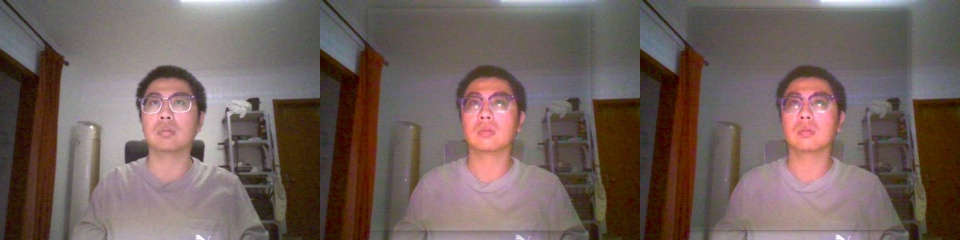
#> input picture tempIMG/ab_lab_compare.jpg, 960 x 240 px; its folder holds only this picture in this run
$ python -i camera_pipeline.py   (imports and definitions only)   (older library calls are emulated)
#> lines starting #> are read from the running program, lines starting #| are printed output that depends on the picture
#> further down, picture is the input picture: shape (240, 960, 3); mean B, G, R 91.8, 96.3, 113.2
"""camera_pipeline.py — RGB + IR 采集 / 暗场校准 / 配准 / 融合 引擎
================================================================
GUI（ir_fusion_app）、WebUI（camera_webui）、CLI（camctl）三者共用这一份实现，
避免"三个前端三套逻辑"。

职责
----
* ``RgbWorker`` / ``IrWorker`` —— 两路采集团线程（RGB 走 OpenCV/DSHOW，IR 走 Media Foundation）
* ``CameraSession``  —— 会话：参数、最新画面、各视图合成（融合/差分/伪彩/并排…）
* 图像算子          —— ``stretch`` / ``warp_ir`` / ``fuse_lab`` / ``inject_detail`` / ``auto_align``
* ``DarkField``      —— 暗场（遮住镜头）校准：固定图案噪声、热噪点、偏置

关于码流（codec）的实测结论 —— 见 docs/08
-----------------------------------------
单路开流时两者都能上 30fps，YUY2 画质更好：

===================  ==========  ==========
指标                  YUY2        MJPG
===================  ==========  ==========
梯度能量(锐度)        192.4       165.0
色度细节              3.35        3.12
高频块噪声            0.497       0.565
===================  ==========  ==========

但**两路同开**时 USB 带宽打架：RGB 用 YUY2 会从 30fps 崩到 **1.3fps**（拿到的
基本是黑帧），换 MJPG 后 RGB 15fps + IR 31fps 稳定。所以：

* 只用 RGB（IR 关掉）→ ``codec="yuy2"``（画质优先）
* RGB + IR 同时 → ``codec="mjpg"``（否则不可用）
* ``codec="auto"`` → 按 IR 是否启用来决定
"""
from __future__ import annotations

import json
import sys
import threading
import time
from collections import deque
from pathlib import Path
from typing import Optional

import cv2
import numpy as np

# 本机实测标定的默认配准（IR 340x340 → RGB 640x480）
DEFAULT_SCALE = 1.300
DEFAULT_TX = 98.0
DEFAULT_TY = 18.0

CALIB_DIR = Path(__file__).resolve().parent / "calib"


# ═══════════════════════════════════════════════════════════════
# 图像算子
# ═══════════════════════════════════════════════════════════════
# [57 lines left out: functions stretch, affine, warp_ir, fuse_lab, inject_detail, not called in this run]


def grad_mag(img: np.ndarray) -> np.ndarray:
    g = cv2.GaussianBlur(img, (0, 0), 1.2)
    gx = cv2.Sobel(g, cv2.CV_32F, 1, 0, ksize=3)
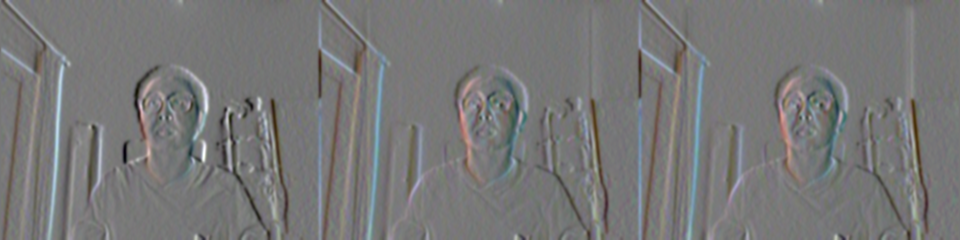
#> gx: shape (240, 960, 3) float32; mean B, G, R -0.2, -0.1, 0; drawn with min black and max white
    gy = cv2.Sobel(g, cv2.CV_32F, 0, 1, ksize=3)
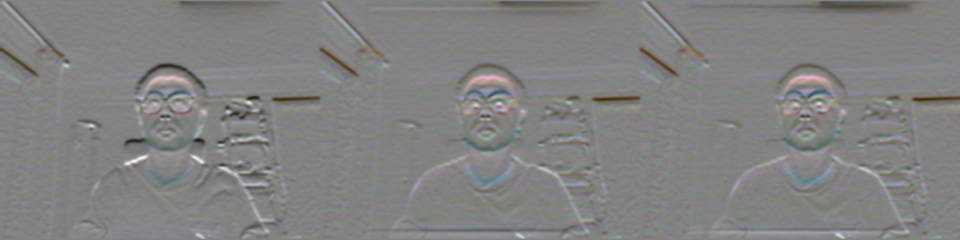
#> gy: shape (240, 960, 3) float32; mean B, G, R -1.3, -1.1, -0.6; drawn with min black and max white
    return cv2.GaussianBlur(np.sqrt(gx * gx + gy * gy), (0, 0), 1.5)
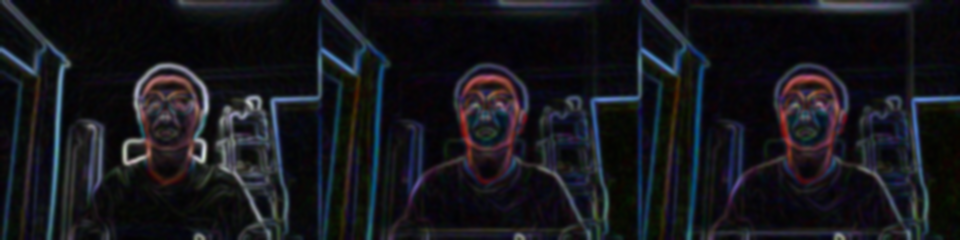
#> returned value: shape (240, 960, 3) float32; mean of channels 0, 1, 2 28.5, 23.3, 22.8; drawn as B, G, R


# [94 lines left out: functions auto_align, illum_diff, measure_illuminator, wavelength_verdict, not called in this run]


# ═══════════════════════════════════════════════════════════════
# 暗场校准
# ═══════════════════════════════════════════════════════════════
class DarkNotCovered(RuntimeError):
    """镜头没遮住，暗场校准拿到的还是画面。"""


class DarkField:
    """暗场（遮住镜头拍的）—— 固定图案噪声 + 偏置 + 热噪点。

    原理：像素级 ``暗帧`` 包含读出偏置、放大器偏置、固定图案噪声(FPN)和热噪点，
    这些与场景无关，直接减掉即可提高暗部信噪比、消掉固定花纹。
    ``out = clip(frame - dark, 0, 255)``
    """

    HOT_SIGMA = 6.0        # 超过 均值+N*std 的像素判为热噪点

    # [46 lines left out: functions __init__, capture, apply, not called in this run]

    @property
    def ready(self) -> bool:
        return self.dark is not None

    # ---- 存取 ----
    # [33 lines left out: functions save, load, __repr__, fourcc_name, not called in this run]


class RgbWorker(threading.Thread):
    """OpenCV/DirectShow 采 RGB。

    ``codec``：``"yuy2"``（画质优先，仅单路可用）/ ``"mjpg"``（与 IR 同开时必需）。
    """

    # [56 lines left out: functions __init__, run, stop, not called in this run]


class IrWorker(threading.Thread):
    """Media Foundation 采 IR；按亮度把最近几帧分成"补光/无补光"两组保存。

    这样 ``diff()`` 拿到的一定是**不同相位**的两帧 —— 用 ``prefer="bright"``
    连续取两张会得到两张都亮的帧，相减就是噪点/边缘，那是错的。
    """

    # [66 lines left out: functions __init__, frame, run, stop, diff, led_stats, not called in this run]


MODES = ("fuse", "detail", "rgb", "ir", "ircolor", "diff", "side")


# ═══════════════════════════════════════════════════════════════
# 会话
# ═══════════════════════════════════════════════════════════════
class CameraSession:
    """RGB + IR 会话：参数、采集线程、各视图合成。供 GUI / WebUI / CLI 共用。"""

    # [105 lines left out: functions __init__, start, stop, wait_ready, restart_rgb, set_ir_enabled and 1 more, not called in this run]

    def get_params(self) -> dict:
        return dict(self.params)

    # ---- 视图合成 ----
    # [129 lines left out: functions compose, do_align, calibrate_dark, clear_dark, save, not called in this run]

>>> import cv2
>>> picture = cv2.imread('tempIMG/ab_lab_compare.jpg')
>>> result = grad_mag(picture)

$ run again, on tempIMG/frame_ir_20260914_0257.jpg
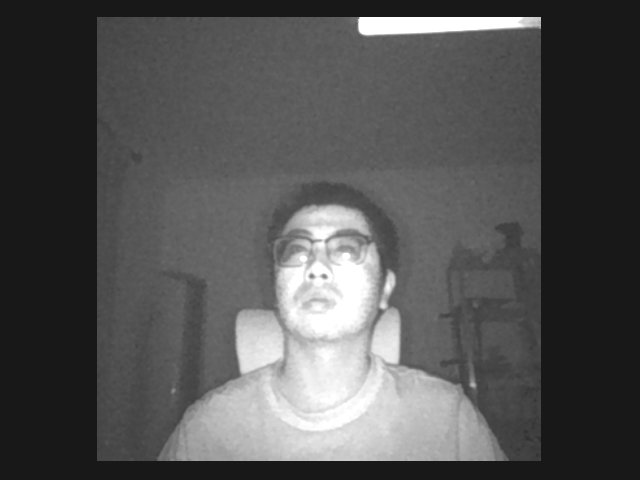
#> input picture tempIMG/frame_ir_20260914_0257.jpg, 640 x 480 px
#> picture is the input picture: shape (480, 640, 3); min 14, max 255, mean 82.9
#> in grad_mag, `gy = cv2.Sobel(g, cv2.CV_32F, 0, 1, ksize=3)`:
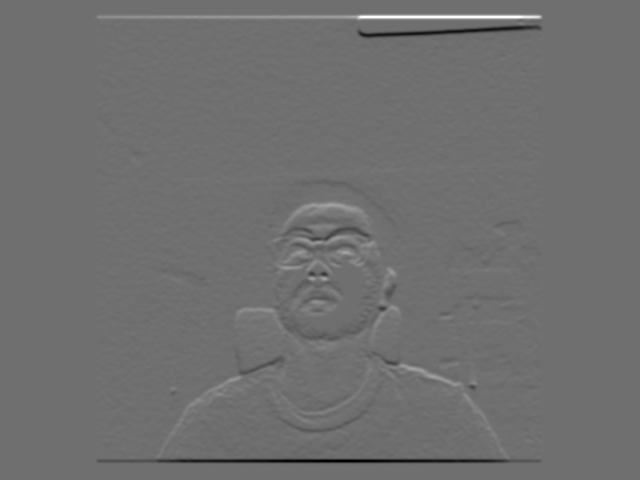
#> gy: shape (480, 640, 3) float32; min -412, max 528, mean 0; drawn with min black and max white
#> in grad_mag, `return cv2.GaussianBlur(np.sqrt(gx * gx + gy * gy), (0, 0), 1.5)`:
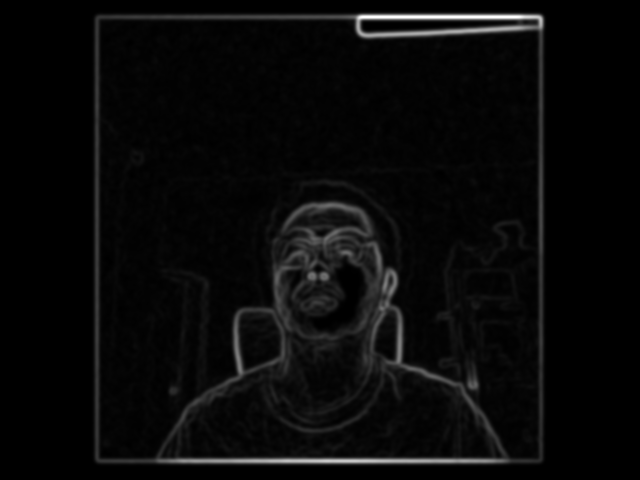
#> returned value: shape (480, 640, 3) float32; min 0, max 359.8, mean 13.4; drawn with min black and max white

$ run again, on tempIMG/frame_rgb_20260914_0257.jpg
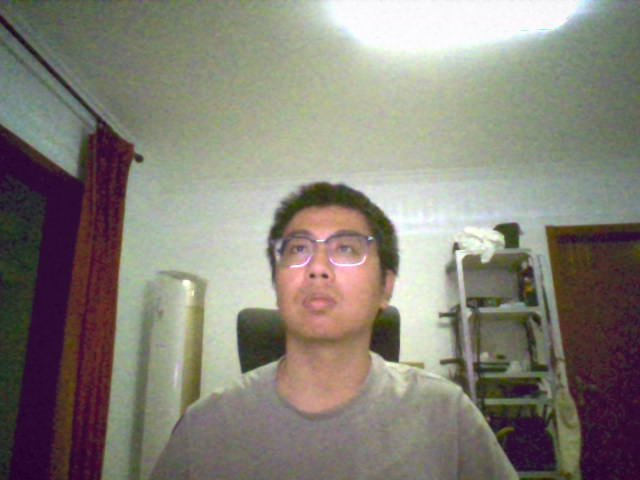
#> input picture tempIMG/frame_rgb_20260914_0257.jpg, 640 x 480 px
#> picture is the input picture: shape (480, 640, 3); mean B, G, R 119.2, 128.7, 133.5
#> in grad_mag, `gy = cv2.Sobel(g, cv2.CV_32F, 0, 1, ksize=3)`:
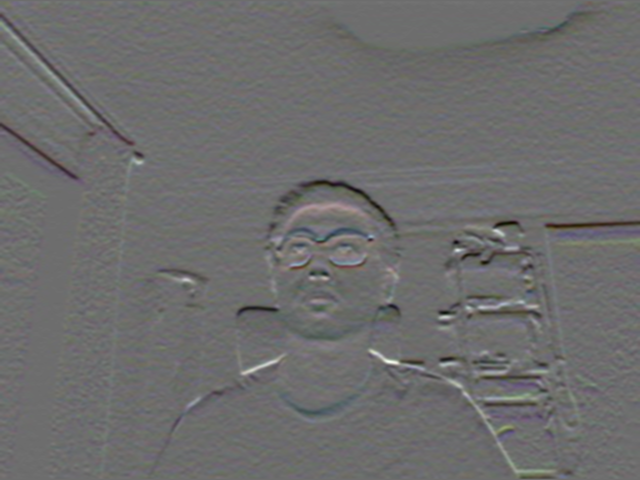
#> gy: shape (480, 640, 3) float32; mean B, G, R -1.5, -1.6, -1.4; drawn with min black and max white
#> in grad_mag, `return cv2.GaussianBlur(np.sqrt(gx * gx + gy * gy), (0, 0), 1.5)`:
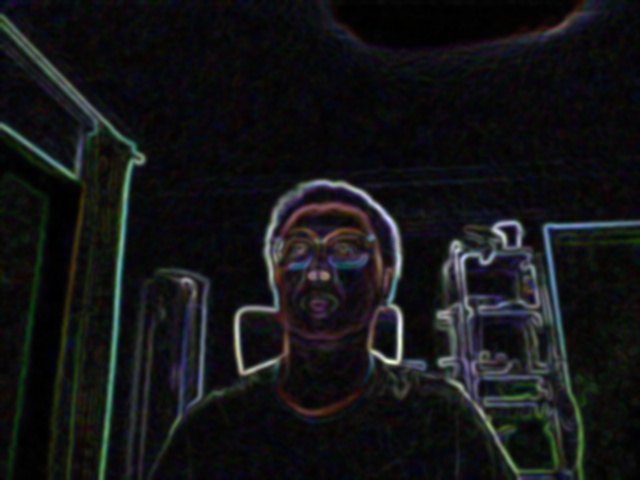
#> returned value: shape (480, 640, 3) float32; mean of channels 0, 1, 2 24.1, 22.7, 21.7; drawn with min black and max white

$ run again, on tempIMG/fusion_compare.jpg
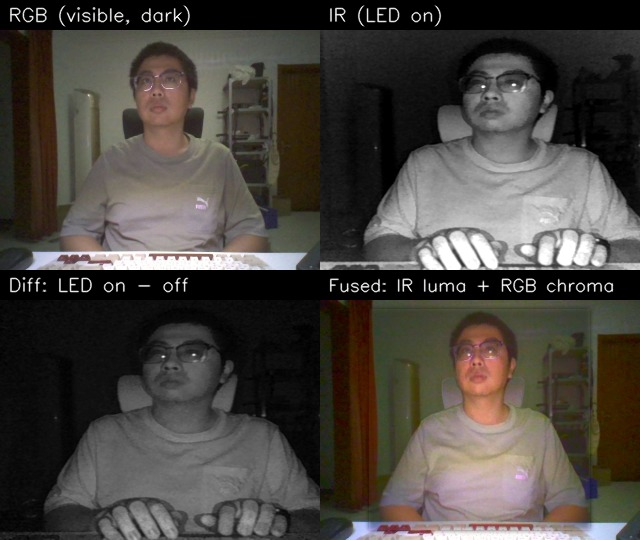
#> input picture tempIMG/fusion_compare.jpg, 640 x 540 px
#> picture is the input picture: shape (540, 640, 3); mean B, G, R 63.6, 68.7, 73.1
#> in grad_mag, `gy = cv2.Sobel(g, cv2.CV_32F, 0, 1, ksize=3)`:
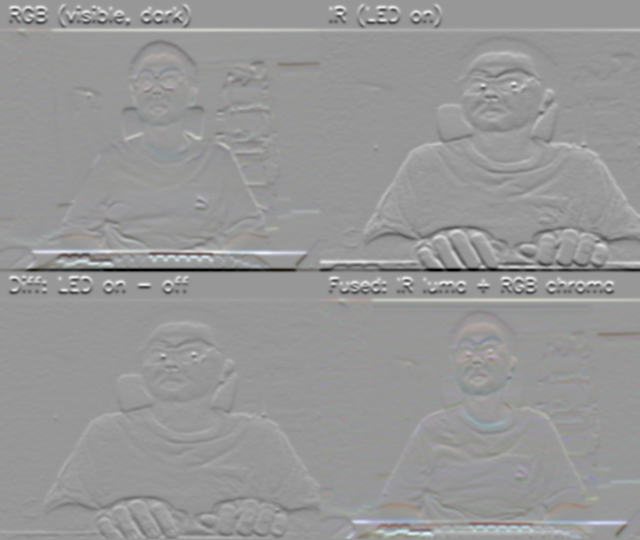
#> gy: shape (540, 640, 3) float32; mean B, G, R 2, 1.9, 1.9; drawn with min black and max white
#> in grad_mag, `return cv2.GaussianBlur(np.sqrt(gx * gx + gy * gy), (0, 0), 1.5)`:
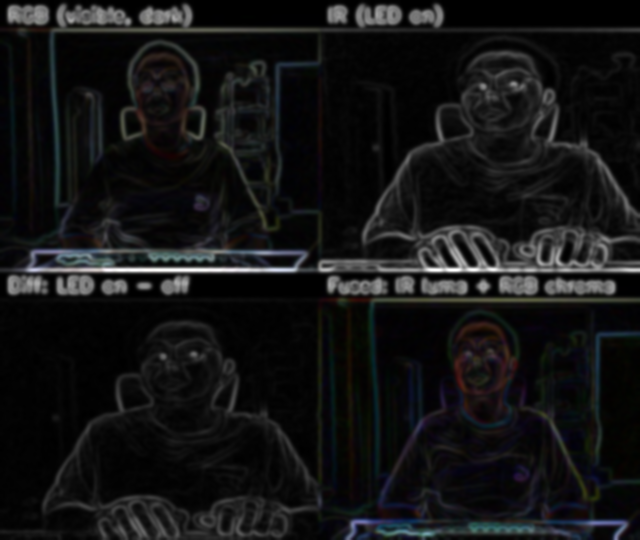
#> returned value: shape (540, 640, 3) float32; mean of channels 0, 1, 2 33, 32.2, 31.8; drawn with min black and max white
